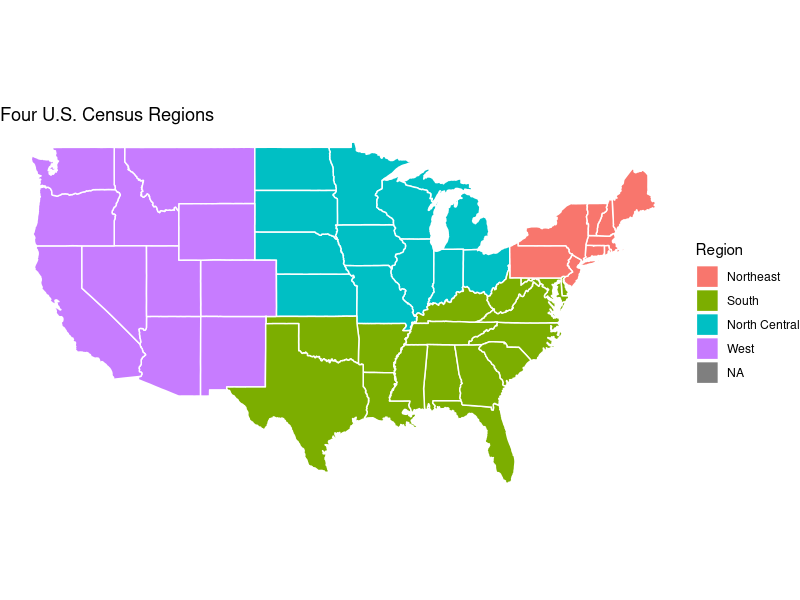
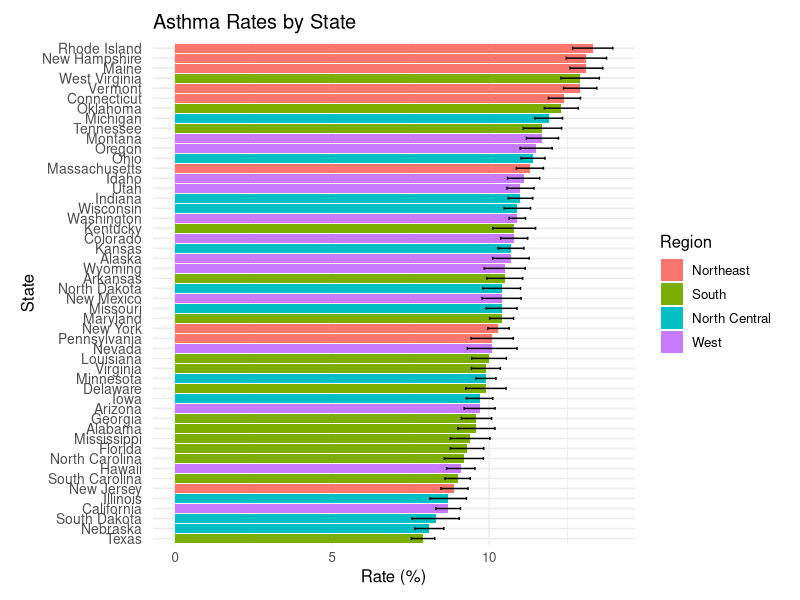
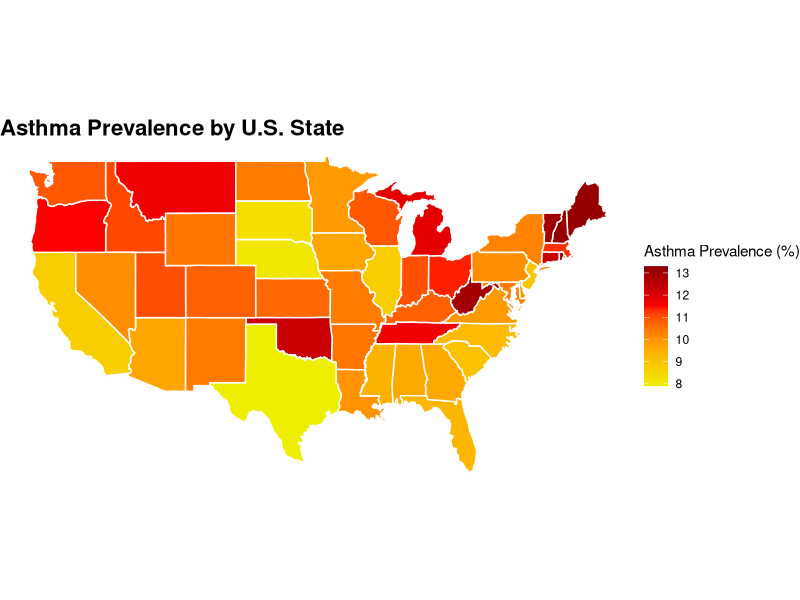
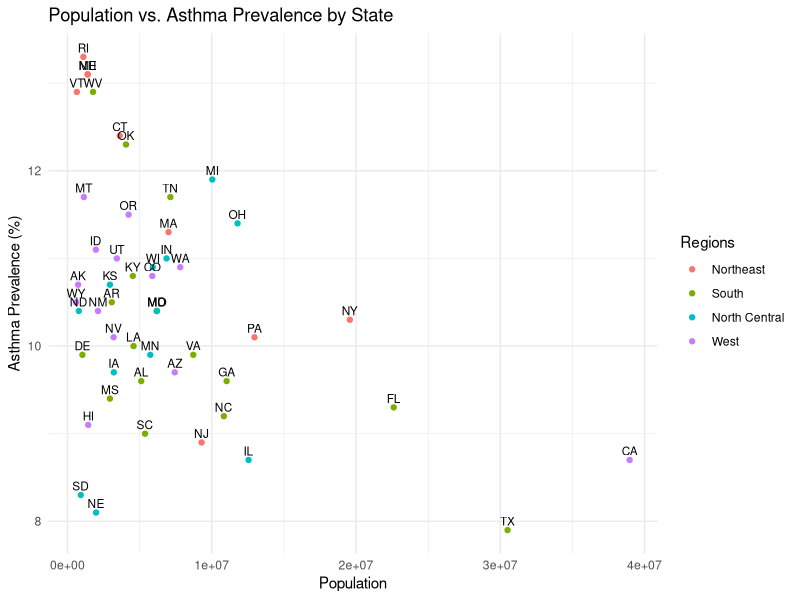
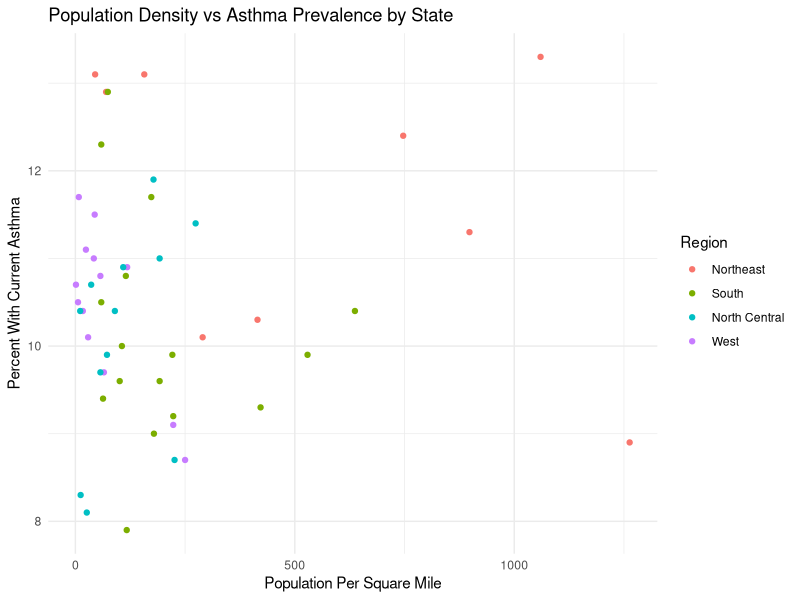
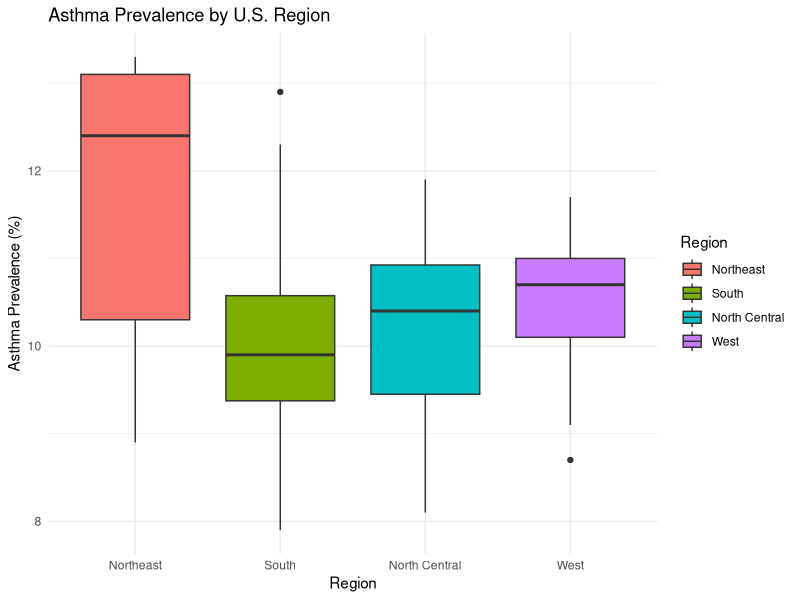

Recreate these plots in R, in order.
## ---- chunk 1
knitr::opts_chunk$set(echo = TRUE)

asthma_data <- data.frame(
  state = c("Alabama","Alaska","Arizona","Arkansas","California","Colorado","Connecticut",
            "Delaware","District of Columbia","Florida","Georgia","Hawaii","Idaho","Illinois",
            "Indiana","Iowa","Kansas","Kentucky","Louisiana","Maine","Maryland","Massachusetts",
            "Michigan","Minnesota","Mississippi","Missouri","Montana","Nebraska","Nevada",
            "New Hampshire","New Jersey","New Mexico","New York","North Carolina","North Dakota",
            "Ohio","Oklahoma","Oregon","Pennsylvania","Rhode Island","South Carolina",
            "South Dakota","Tennessee","Texas","Utah","Vermont","Virginia","Washington",
            "West Virginia","Wisconsin","Wyoming"),
  
  state_abrv = c("AL","AK", "AZ", "AR", "CA", "CO", "CT", "DE", "DC", "FL", "GA", "HI", "ID", "IL", "IN", "IA", "KS", "KY", "LA", "ME", "MD", "MA", "MI", "MN", "MS", "MO", "MT", "NE", "NV", "NH", "NJ", "NM", "NY", "NC", "ND", "OH", "OK", "OR", "PA", "RI", "SC", "SD", "TN", "TX", "UT", "VT", "VA", "WA", "WV", "WI", "WY"),
  
  number = c(378702,58742,555997,243032,2629546,500090,356651,
             78980,60410,1646583,802783,103228,161970,856488,
             574447,238689,237705,377365,351940,146031,499134,633126,
             935666,434473,211055,497216,102617,121412,251193,
             148330,644536,171212,1611027,764909,61944,
             1042354,373879,389831,1033741,117252,368883,
             56630,636322,1760654,266105,68112,671051,667228,
             181395,503318,46973),
  
  prevalence_raw = c("9.6 (0.59)","10.7 (0.58)","9.7 (0.49)","10.5 (0.57)","8.7 (0.39)","10.8 (0.43)","12.4 (0.51)",
                     "9.9 (0.64)","11.1 (0.77)","9.3 (0.53)","9.6 (0.48)","9.1 (0.45)","11.1 (0.51)","8.7 (0.58)",
                     "11.0 (0.39)","9.7 (0.42)","10.7 (0.41)","10.8 (0.68)","10.0 (0.55)","13.1 (0.52)","10.4 (0.38)","11.3 (0.43)",
                     "11.9 (0.44)","9.9 (0.32)","9.4 (0.63)","10.4 (0.49)","11.7 (0.51)","8.1 (0.46)","10.1 (0.79)",
                     "13.1 (0.64)","8.9 (0.43)","10.4 (0.62)","10.3 (0.34)","9.2 (0.62)","10.4 (0.60)",
                     "11.4 (0.38)","12.3 (0.54)","11.5 (0.51)","10.1 (0.67)","13.3 (0.64)","9.0 (0.40)",
                     "8.3 (0.75)","11.7 (0.61)","7.9 (0.37)","11.0 (0.43)","12.9 (0.53)","9.9 (0.46)","10.9 (0.26)",
                     "12.9 (0.61)","10.9 (0.42)","10.5 (0.65)"), 
  
  population = c(5108468, 733406, 7431344, 3067732, 38965193, 5877610, 3617176, 1031890, 678972,
  22610726, 11029227, 1435138, 1964726, 12549689, 6862199, 3207004, 2940546,
  4526154, 4573749, 1395722, 6180253, 7001399, 10037261, 5737915, 2939690,
  6196156, 1132812, 1978379, 3194176, 1402054, 9290842, 2114371, 19571216,
  10835491, 783926, 11785935, 4053824, 4233358, 12961683, 1095962, 5373555,
  919318, 7126489, 30503301, 3417735, 647464, 8715698, 7812880, 1770071,
  5910955, 584057),
  
   pop_density_sqmile = c(101,1.3,65,59,250,57,747,529,11131,422,192,223,24,226,192,57,36,115,106,45,637,898,178,72,63,90,7.8,26,29,157,1263,17,415,223,11,274,59,44,290,1060,179,12,173,117,42,70,221,118,74,109,6)
)

library(dplyr)
library(stringr)

asthma_data <- asthma_data %>%
  mutate(
    prevalence = as.numeric(str_extract(prevalence_raw, "^[0-9.]+")),
    SE = as.numeric(str_extract(prevalence_raw, "(?<=\\().+?(?=\\))")),
    state_lower = tolower(state),
    region = state.region[match(state, state.name)]
  )

asthma_data <- na.omit(asthma_data)


library(ggplot2)
library(maps)
library(dplyr)

# Map data
states_map <- map_data("state")

# Merge map data with asthma data
map_data <- states_map %>%
  left_join(asthma_data, by = c("region" = "state_lower"))

## ---- chunk 2
#just regions
# Get U.S. states map data
states_map <- map_data("state")

# Create a dataframe of states and their regions
state_regions <- data.frame(
  state = tolower(state.name),
  region = state.region
)

# Merge map data with region info
map_data <- states_map %>%
  left_join(state_regions, by = c("region" = "state"))

# Plot
ggplot(map_data, aes(x = long, y = lat, group = group, fill = region.y)) +
  geom_polygon(color = "white") +
  coord_fixed(1.3) +
  labs(title = "Four U.S. Census Regions",
       fill = "Region") +
  theme_void()
## ---- chunk 3

# Load required libraries

library(tidyverse)

# Create the plot

ggplot(asthma_data, aes(x = reorder(state, prevalence), y = prevalence, fill= region)) +
  geom_col() +
  geom_errorbar(aes(ymin = prevalence - SE, ymax = prevalence + SE), width = 0.3) +
  coord_flip() +
  labs(
    title = "Asthma Rates by State ",
    x = "State",
    y = "Rate (%)",
    fill = "Region") +
  theme_minimal(base_size = 12) +
  theme(
    axis.text.y = element_text(size = 10, margin = margin(r = 5)),
    plot.margin = margin(10, 15, 10, 15))

## ---- chunk 4

library(ggplot2)
library(maps)
library(dplyr)

# Map data
states_map <- map_data("state")

# Merge map data with asthma data
map_data <- states_map %>%
  left_join(asthma_data, by = c("region" = "state_lower"))

ggplot(map_data, aes(long, lat, group = group, fill = prevalence)) +
  geom_polygon(color = "gray90", size = 0.3) +  # state borders
  geom_polygon(aes(fill = prevalence), color = "white") +
  coord_fixed(1.3) +
 scale_fill_gradientn(
  name = "Asthma Prevalence (%)",
  colors = c("yellow2", "orange", "red", "red4")
) +
  labs(
    title = "Asthma Prevalence by U.S. State",
  ) +
  theme_void() +
  theme(
    legend.position = "right",
    plot.title = element_text(size = 16, face = "bold"),
    plot.subtitle = element_text(size = 12)
  )

## ---- chunk 5

ggplot(asthma_data, aes(x = population, y = prevalence)) +
  geom_point(aes(color=region)) +
  geom_text(aes(label = state_abrv), vjust = -0.5, size = 3)+
  labs(title = "Population vs. Asthma Prevalence by State",
       x = "Population",
       y = "Asthma Prevalence (%)",
       color = "Regions") +
  theme_minimal()
## ---- chunk 6

# Load libraries
library(ggplot2)

# Create plot
ggplot(asthma_data, aes(x = pop_density_sqmile, y = prevalence, colour = region)) +
  geom_point() +
  theme_minimal() +
  labs(title = "Population Density vs Asthma Prevalence by State", x = 'Population Per Square Mile', y = 'Percent With Current Asthma', colour = "Region") 

## ---- chunk 7

library(ggplot2)

ggplot(asthma_data, aes(x = region, y = prevalence, fill= region)) +
  geom_boxplot() +
  labs(title = "Asthma Prevalence by U.S. Region",
       x = "Region",
       y = "Asthma Prevalence (%)",
       fill = "Region") +
  theme_minimal()
